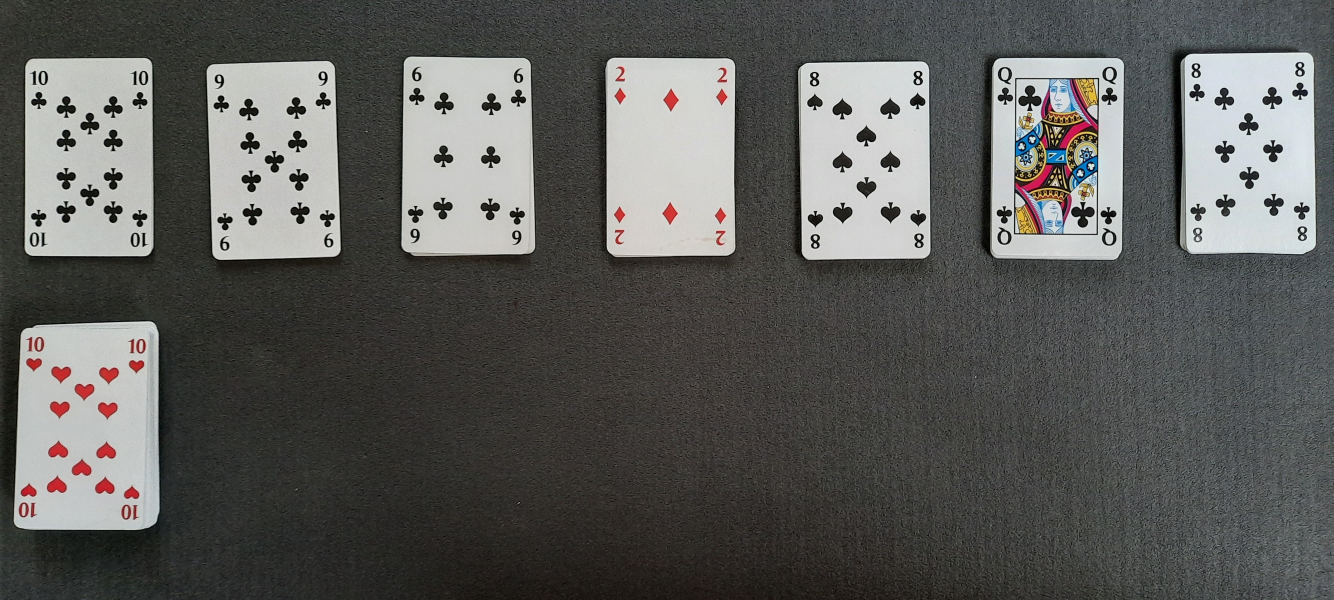
#> input picture project/resources/boards/unknown.jpg, 4000 x 1800 px (shown at 1/3 size)
$ python -i cardfinder.py   (imports and definitions only)
#> lines starting #> are read from the running program, lines starting #| are printed output that depends on the picture; after the words box and inside, x2 and y2 are one past the last pixel; in counts of white or black regions, pixels touching at a corner belong together
### project/cvengine/cornerfinder.py
# GRUPPE 21
import cv2 as cv
import numpy as np

class CornerFinder:
    '''
    CornerFinder is a private class only used by the CardFinder class to find
    the number and the symbol on the card.
    '''
    def __init__(self):
        pass


    def find(self, card):
        '''finds the number and the symbol of a card'''
        corner  = card[0:80,0:30]
        num     = self.__strip_margin(corner[:45])
        sym     = self.__strip_margin(corner[40:])
        return num, sym


    def __strip_margin(self, img):
        '''returns the final 10x10 image of object without margin'''
        gray        = cv.cvtColor(img,cv.COLOR_BGR2GRAY)
        blur        = cv.GaussianBlur(gray,(5,5),0)
        thresh      = cv.adaptiveThreshold(blur,255,1,1,11,2)
        contours,_  = cv.findContours(thresh,cv.RETR_LIST,cv.CHAIN_APPROX_SIMPLE)
        dimensions  = self.__get_dimensions(contours)
        self.__draw_contours_on_image(img, dimensions)
        objects     = self.__get_objects(gray, dimensions)
        return self.__get_final_object(objects)


    def __get_final_object(self, objects):
        '''checks and handles if more than one number is found eg. 10'''
        if len(objects) == 2:
            a,b = objects
            return cv.resize(np.hstack((b,a)),(10,10))
        return objects[0]


    def __get_dimensions(self, contours):
        '''returns a list of dimensions for contours larger than 50'''
        return [cv.boundingRect(cnt)
            for cnt
            in contours
            if cv.contourArea(cnt) > 50]


    def __get_objects(self, img, dimensions):
        '''returns a list objects higher than 20'''
        return [self.__get_object(img, (x,y,w,h))
            for [x,y,w,h]
            in dimensions
            if h>20]


    def __draw_contours_on_image(self, img, dimensions):
        '''used to draw the lines around the objects on the original image'''
        for [x,y,w,h] in dimensions:
            if h>20: cv.rectangle(img,(x,y),(x+w,y+h),(0,0,255),2)


    def __get_object(self, img, dim):
        '''returns a black/white 10x10 image of the object'''
        [x, y, w, h] = dim
        out = cv.resize(img[y:y+h,x:x+w],(10,10))
        _, out = cv.threshold(out, 0, 255, cv.THRESH_OTSU | cv.THRESH_BINARY_INV)
        return out

### project/cvengine/cardfinder.py
# GRUPPE 21
import cv2 as cv
import numpy as np
import imutils as util
from .cornerfinder import CornerFinder
from models.cardobject import Card, EmptyCard

class CardFinder:
    def __init__(self):
        self.corner_finder = CornerFinder()


    def find(self, img):
        '''finds a single card on an image with a single card'''
        gray        = cv.cvtColor(img,cv.COLOR_BGR2GRAY)
        _, thresh   = cv.threshold(gray, 140, 255, cv.THRESH_BINARY)

        contours    = cv.findContours(
                image=thresh.copy(),
                mode=cv.RETR_TREE,
                method=cv.CHAIN_APPROX_NONE)
        contours    = util.grab_contours(contours)
        contours    = sorted(contours,key=cv.contourArea,reverse=True)[:5]

        card        = self.__get_card(contours, img)
        return self.__create_card_object(card)


    def __create_card_object(self, card):
        '''returns the card object'''
        if card is None:
            return EmptyCard()
        try:
            num, sym = self.corner_finder.find(card)
            return Card(card, num, sym)
        except Exception as e:
            print(e)
            return EmptyCard()


    def __get_card(self, contours, img):
        '''looks for and possible cards in the found contours'''
        def is_card(aprox): return len(aprox) == 4
        for cnt in contours:
            aprox = self.__get_aprox(cnt)
            if is_card(aprox):
                return self.__extract_card(aprox, img)
        return None


    def __get_aprox(self, cnt):
        '''gets the square from the contour'''
        lnked = cv.arcLength(cnt,True)
        return cv.approxPolyDP(cnt,0.02*lnked,True)


    def __extract_card(self, aprox,img):
        '''warps the found card into perspective'''
        pts1 = aprox.reshape(4, 2)
        rect = np.zeros((4, 2), dtype="float32")
        s = pts1.sum(axis=1)
        rect[0] = pts1[np.argmin(s)]
        rect[3] = pts1[np.argmax(s)]

        diff = np.diff(pts1, axis=1)
        rect[1] = pts1[np.argmin(diff)]
        rect[2] = pts1[np.argmax(diff)]

        pts2 = np.float32([[0, 0], [200, 0], [0, 300], [200, 300]])
        matrix = cv.getPerspectiveTransform(rect, pts2)
        result = cv.warpPerspective(img, matrix, (200, 300))
        return result

>>> import cv2
>>> picture = cv2.imread('../resources/boards/unknown.jpg')
#> picture is the input picture: shape (1800, 4000, 3); mean B, G, R 90, 92.3, 92.1
>>> result = CardFinder().find(picture)
#> in find, `_, thresh   = cv.threshold(gray, 140, 255, cv.THRESH_BINARY)`:
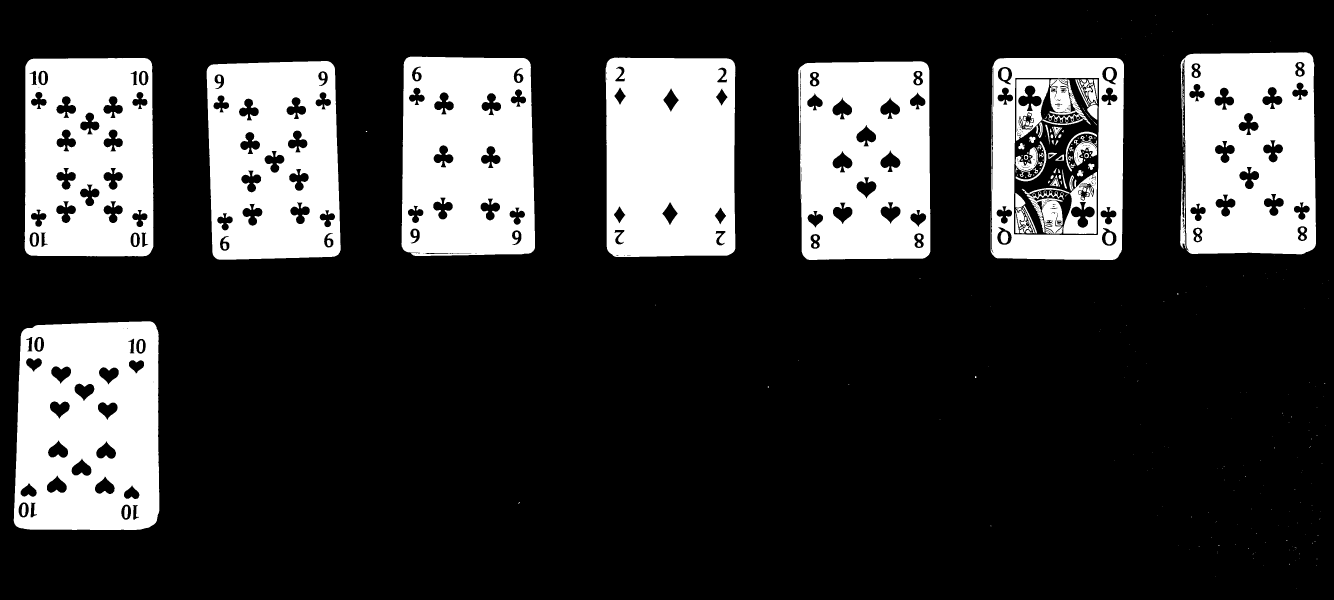
#> thresh: shape (1800, 4000) (shown at 1/3 size); 22.8% white; 361 white regions (233 under 20 px)
#> in find, `contours    = cv.findContours( image=thresh.copy(), mode=cv.RETR_TREE,..`: contours = 868 contours, 548 with area under 20; largest, box (x1, y1, x2, y2) and area: (41, 964, 478, 1590) 259889, (2972, 174, 3372, 780) 236684, (3542, 157, 3948, 763) 232438, (1204, 170, 1605, 768) 229762, (2394, 184, 2791, 780) 228340
#> in find, `contours    = sorted(contours,key=cv.contourArea,reverse=True)[:5]`: contours = 5 contours; box (x1, y1, x2, y2) and area: (41, 964, 478, 1590) 259889, (2972, 174, 3372, 780) 236684, (3542, 157, 3948, 763) 232438, (1204, 170, 1605, 768) 229762, (2394, 184, 2791, 780) 228340
#> the loop in __get_card, `for cnt in contours:` made 1 pass
#> (lnked in __get_aprox, pts1 in __extract_card, s in __extract_card, diff in __extract_card, pts2 in __extract_card) on pass 1: (2069.7, [[460, 968], [66, 995], [50, 1579], [467, 1567]], [1428, 1061, 1629, 2034], [508, 929, 1529, 1100], [[0, 0], [200, 0], [0, 300], [200, 300]])
#> in find, `corner  = card[0:80,0:30]`:
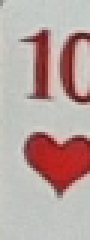
#> corner: shape (80, 30, 3) (shown 3 times larger); mean B, G, R 159.1, 162.6, 185.2
#> in __strip_margin, `thresh      = cv.adaptiveThreshold(blur,255,1,1,11,2)`:
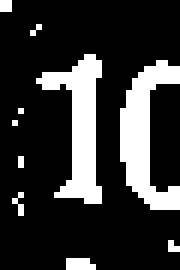
#> thresh: shape (45, 30) (shown 6 times larger); 20.1% white; 10 white regions (8 under 20 px)
#> in __strip_margin, `contours,_  = cv.findContours(thresh,cv.RETR_LIST,cv.CHAIN_APPROX_SIMP..`: contours = 10 contours, 8 with area under 20; largest, box (x1, y1, x2, y2) and area: (20, 10, 30, 35) 92, (6, 9, 17, 34) 90
#> in __strip_margin, `dimensions  = self.__get_dimensions(contours)`: dimensions = [(20, 10, 10, 25), (6, 9, 11, 25)]
#> the loop in __draw_contours_on_image, `for [x,y,w,h] in dimensions:` made 2 passes
#> after the loop in __draw_contours_on_image, `for [x,y,w,h] in dimensions:`:
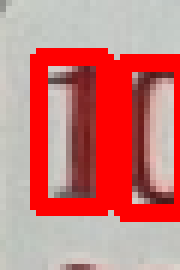
#> img: shape (45, 30, 3) (shown 6 times larger); mean of channels 0, 1, 2 121.2, 124.2, 202.6; drawn as B, G, R
#> in __strip_margin, `objects     = self.__get_objects(gray, dimensions)`: objects = 2 items
#> in __strip_margin (call 2), `thresh      = cv.adaptiveThreshold(blur,255,1,1,11,2)`:
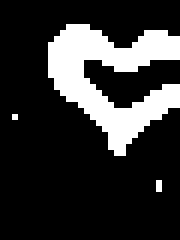
#> thresh: shape (40, 30) (shown 6 times larger); 19.8% white; 3 white regions (2 under 20 px)
#> in __strip_margin (call 2), `contours,_  = cv.findContours(thresh,cv.RETR_LIST,cv.CHAIN_APPROX_SIMP..`: contours = 3 contours, 2 with area under 20; largest, box (x1, y1, x2, y2) and area: (8, 4, 30, 26) 188
#> in __strip_margin (call 2), `dimensions  = self.__get_dimensions(contours)`: dimensions = [(8, 4, 22, 22)]
#> the loop in __draw_contours_on_image (call 2), `for [x,y,w,h] in dimensions:` made 1 pass
#> after the loop in __draw_contours_on_image (call 2), `for [x,y,w,h] in dimensions:`:
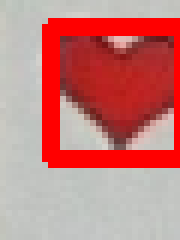
#> img: shape (40, 30, 3) (shown 6 times larger); mean of channels 0, 1, 2 123.9, 126.5, 198.1; drawn as B, G, R
#> in __strip_margin (call 2), `objects     = self.__get_objects(gray, dimensions)`: objects = 1 item
#> in __create_card_object, `num, sym = self.corner_finder.find(card)`:
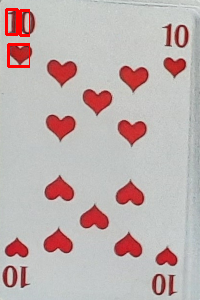
#> card: shape (300, 200, 3); mean B, G, R 176.7, 177.9, 192.4
#> (the run stopped early here; a loop or call above may not have finished)
